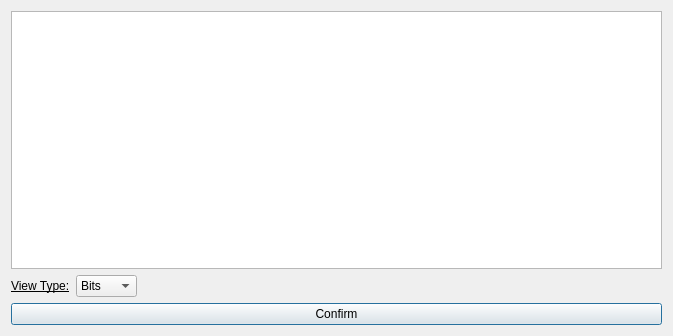
<?xml version="1.0" encoding="UTF-8"?>
<ui version="4.0">
 <class>DialogLabels</class>
 <widget class="QDialog" name="DialogLabels">
  <property name="geometry">
   <rect>
    <x>0</x>
    <y>0</y>
    <width>673</width>
    <height>336</height>
   </rect>
  </property>
  <property name="windowTitle">
   <string>Manage Protocol Labels</string>
  </property>
  <layout class="QVBoxLayout" name="verticalLayout_2">
   <item>
    <layout class="QHBoxLayout" name="horizontalLayout">
     <item>
      <widget class="ProtocolLabelTableView" name="tblViewProtoLabels">
       <property name="verticalScrollMode">
        <enum>QAbstractItemView::ScrollPerPixel</enum>
       </property>
       <property name="horizontalScrollMode">
        <enum>QAbstractItemView::ScrollPerPixel</enum>
       </property>
      </widget>
     </item>
     <item>
      <layout class="QVBoxLayout" name="verticalLayout"/>
     </item>
    </layout>
   </item>
   <item>
    <layout class="QHBoxLayout" name="horizontalLayout_2">
     <item>
      <widget class="QLabel" name="label">
       <property name="font">
        <font>
         <underline>true</underline>
        </font>
       </property>
       <property name="text">
        <string>View Type:</string>
       </property>
      </widget>
     </item>
     <item>
      <widget class="QComboBox" name="cbProtoView">
       <item>
        <property name="text">
         <string>Bits</string>
        </property>
       </item>
       <item>
        <property name="text">
         <string>Hex</string>
        </property>
       </item>
       <item>
        <property name="text">
         <string>ASCII</string>
        </property>
       </item>
      </widget>
     </item>
     <item>
      <spacer name="horizontalSpacer">
       <property name="orientation">
        <enum>Qt::Horizontal</enum>
       </property>
       <property name="sizeHint" stdset="0">
        <size>
         <width>40</width>
         <height>20</height>
        </size>
       </property>
      </spacer>
     </item>
    </layout>
   </item>
   <item>
    <widget class="QPushButton" name="btnConfirm">
     <property name="text">
      <string>Confirm</string>
     </property>
    </widget>
   </item>
  </layout>
 </widget>
 <customwidgets>
  <customwidget>
   <class>ProtocolLabelTableView</class>
   <extends>QTableView</extends>
   <header>urh.ui.views.ProtocolLabelTableView.h</header>
  </customwidget>
 </customwidgets>
 <resources/>
 <connections/>
</ui>
